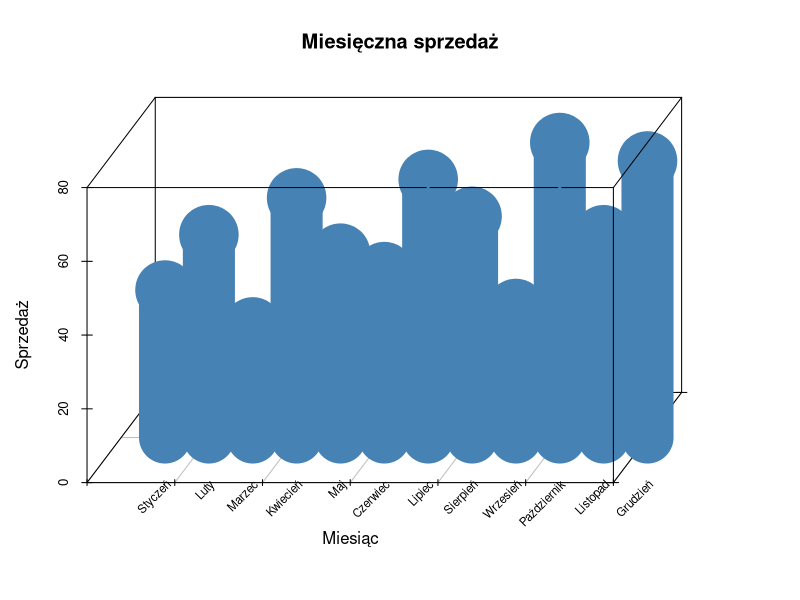

Write R code to recreate this figure.
library(ggplot2)
library(scatterplot3d)
library(dplyr)

# Dane

df <- data.frame(
  Miesiąc  = c("Styczeń","Luty","Marzec","Kwiecień",
               "Maj","Czerwiec","Lipiec","Sierpień",
               "Wrzesień","Październik","Listopad","Grudzień"),
  Sprzedaż = c(40,55,30,65,50,45,70,60,35,80,55,75)
)

df$Miesiąc <- factor(df$Miesiąc,
                     levels = c("Styczeń","Luty","Marzec","Kwiecień",
                                "Maj","Czerwiec","Lipiec","Sierpień",
                                "Wrzesień","Październik","Listopad","Grudzień"))


# Wykres 2D

wyk_2d <- df %>%
  ggplot(aes(x = Miesiąc, y = Sprzedaż)) +
  geom_col(fill = "steelblue") +
  coord_cartesian(expand = FALSE) +
  theme_minimal(base_size = 14) +
  labs(
    title = "Miesięczna sprzedaż",
    x     = "Miesiąc",
    y     = "Sprzedaż"
  ) +
  theme(
    axis.text.x = element_text(angle = 45, hjust = 1)
  )


# Tworzenie wykresu 3D

par(mar = c(6, 4, 4, 2) + 0.1)

x  <- seq_len(nrow(df))
y0 <- rep(0, length(x))
z  <- df$Sprzedaż
zs <- pretty(c(0, z))


s3d <- scatterplot3d(
  x, y0, z,
  type        = "h",
  lwd         = 50,
  color       = "steelblue",
  angle       = 55,
  xlab        = "Miesiąc",
  ylab        = "",
  zlab        = "Sprzedaż",
  x.ticklabs  = rep("", length(x)),
  y.ticklabs  = "",
  z.ticklabs  = zs, 
  zlim        = c(0, max(zs)),
  grid        = TRUE,
  box         = TRUE,
  axis        = TRUE
)


s3d$points3d(x, y0, z, type="h", lwd=3, col="steelblue")

coords <- s3d$xyz.convert(x, y0, rep(0, length(x)))
text(
  x      = coords$x,
  y      = coords$y - 0.10 * diff(par("usr")[3:4]),
  labels = df$Miesiąc,
  srt    = 45,
  adj    = c(1,1),
  cex    = 0.7,
  xpd    = NA
)

title(main = "Miesięczna sprzedaż")
